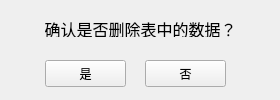
<?xml version="1.0" encoding="UTF-8"?>
<ui version="4.0">
 <class>DeleteEnsureForm</class>
 <widget class="QWidget" name="DeleteEnsureForm">
  <property name="geometry">
   <rect>
    <x>0</x>
    <y>0</y>
    <width>280</width>
    <height>100</height>
   </rect>
  </property>
  <property name="windowTitle">
   <string>Form</string>
  </property>
  <widget class="QPushButton" name="yes_btn">
   <property name="geometry">
    <rect>
     <x>45</x>
     <y>60</y>
     <width>81</width>
     <height>27</height>
    </rect>
   </property>
   <property name="text">
    <string>是</string>
   </property>
  </widget>
  <widget class="QPushButton" name="no_btn">
   <property name="geometry">
    <rect>
     <x>145</x>
     <y>60</y>
     <width>81</width>
     <height>27</height>
    </rect>
   </property>
   <property name="text">
    <string>否</string>
   </property>
  </widget>
  <widget class="QLabel" name="label">
   <property name="geometry">
    <rect>
     <x>45</x>
     <y>20</y>
     <width>191</width>
     <height>17</height>
    </rect>
   </property>
   <property name="font">
    <font>
     <pointsize>12</pointsize>
     <weight>50</weight>
     <bold>false</bold>
    </font>
   </property>
   <property name="text">
    <string>确认是否删除表中的数据？</string>
   </property>
   <property name="alignment">
    <set>Qt::AlignCenter</set>
   </property>
  </widget>
 </widget>
 <resources/>
 <connections/>
</ui>
